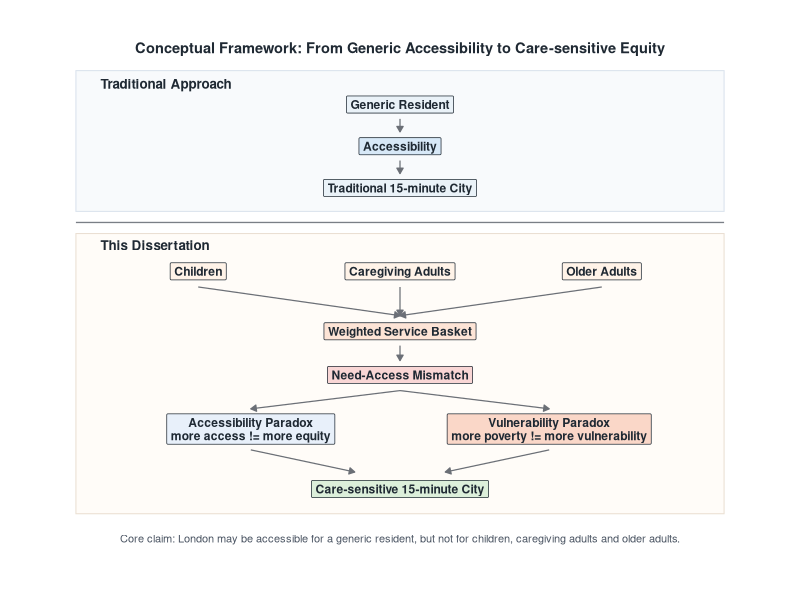
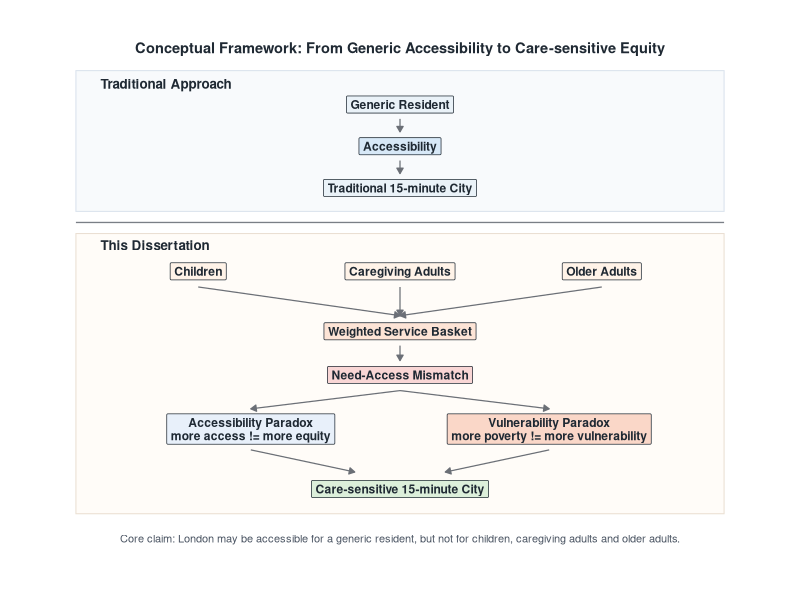

Source code (R) for these figures, in order:
library(ggplot2)

figure_dir <- file.path("figures", "publication")
dir.create(figure_dir, recursive = TRUE, showWarnings = FALSE)

box_df <- function(section, x, y, label, fill, width = 2.55, height = 0.42) {
  data.frame(
    section = section,
    x = x,
    y = y,
    label = label,
    fill = fill,
    width = width,
    height = height
  )
}

nodes <- rbind(
  box_df("traditional", 3, 6.18, "Generic Resident", "#EAF2F8", 2.25),
  box_df("traditional", 3, 5.54, "Accessibility", "#D7E8F7", 2.10),
  box_df("traditional", 3, 4.90, "Traditional 15-minute City", "#EAF2F8", 2.85),
  box_df("dissertation", 1.35, 3.62, "Children", "#FFF3E8", 1.55),
  box_df("dissertation", 3.00, 3.62, "Caregiving Adults", "#FFF3E8", 2.10),
  box_df("dissertation", 4.65, 3.62, "Older Adults", "#FFF3E8", 1.75),
  box_df("dissertation", 3.00, 2.70, "Weighted Service Basket", "#FDE4D6", 2.85),
  box_df("dissertation", 3.00, 2.03, "Need-Access Mismatch", "#F9D6D5", 2.80),
  box_df("dissertation", 1.78, 1.20, "Accessibility Paradox\nmore access != more equity", "#E8F0FA", 2.35, 0.58),
  box_df("dissertation", 4.22, 1.20, "Vulnerability Paradox\nmore poverty != more vulnerability", "#FAD7C8", 2.55, 0.58),
  box_df("dissertation", 3.00, 0.28, "Care-sensitive 15-minute City", "#DCEFDA", 3.25, 0.50)
)

arrows <- rbind(
  data.frame(x = 3, xend = 3, y = 5.96, yend = 5.76),
  data.frame(x = 3, xend = 3, y = 5.32, yend = 5.12),
  data.frame(x = c(1.35, 3, 4.65), xend = c(3, 3, 3), y = 3.38, yend = 2.94),
  data.frame(x = 3, xend = 3, y = 2.48, yend = 2.25),
  data.frame(x = c(3, 3), xend = c(1.78, 4.22), y = c(1.79, 1.79), yend = c(1.51, 1.51)),
  data.frame(x = c(1.78, 4.22), xend = c(2.63, 3.37), y = c(0.88, 0.88), yend = c(0.54, 0.54))
)

framework_fig <- ggplot() +
  annotate(
    "rect",
    xmin = 0.35,
    xmax = 5.65,
    ymin = 4.54,
    ymax = 6.70,
    fill = "#F8FAFC",
    colour = "#D9E2EC",
    linewidth = 0.35
  ) +
  annotate(
    "rect",
    xmin = 0.35,
    xmax = 5.65,
    ymin = -0.10,
    ymax = 4.20,
    fill = "#FFFCF8",
    colour = "#EADFD2",
    linewidth = 0.35
  ) +
  annotate(
    "segment",
    x = 0.35,
    xend = 5.65,
    y = 4.37,
    yend = 4.37,
    colour = "#7A7F86",
    linewidth = 0.45
  ) +
  geom_segment(
    data = arrows,
    aes(x = x, xend = xend, y = y, yend = yend),
    arrow = arrow(length = unit(0.16, "cm"), type = "closed"),
    colour = "#6B6F76",
    linewidth = 0.42
  ) +
  geom_label(
    data = nodes,
    aes(x = x, y = y, label = label, fill = fill),
    colour = "#1F2933",
    size = 3.05,
    fontface = "bold",
    lineheight = 0.92,
    label.r = unit(0.08, "lines"),
    label.padding = unit(0.28, "lines"),
    linewidth = 0.32
  ) +
  annotate(
    "text",
    x = 0.55,
    y = 6.50,
    label = "Traditional Approach",
    hjust = 0,
    fontface = "bold",
    size = 3.4,
    colour = "#1F2933"
  ) +
  annotate(
    "text",
    x = 0.55,
    y = 4.02,
    label = "This Dissertation",
    hjust = 0,
    fontface = "bold",
    size = 3.4,
    colour = "#1F2933"
  ) +
  annotate(
    "text",
    x = 3,
    y = 7.05,
    label = "Conceptual Framework: From Generic Accessibility to Care-sensitive Equity",
    fontface = "bold",
    size = 3.7,
    colour = "#1F2933"
  ) +
  annotate(
    "text",
    x = 3,
    y = -0.48,
    label = "Core claim: London may be accessible for a generic resident, but not for children, caregiving adults and older adults.",
    size = 2.8,
    colour = "#4B5563"
  ) +
  scale_fill_identity() +
  coord_cartesian(xlim = c(0.15, 5.85), ylim = c(-0.65, 7.18), clip = "off") +
  theme_void() +
  theme(
    plot.background = element_rect(fill = "white", colour = NA),
    plot.margin = margin(10, 12, 18, 12)
  )

ggsave(file.path(figure_dir, "figure0_conceptual_accessibility_paradox_framework.png"), framework_fig, width = 7.2, height = 7.2, dpi = 450)
ggsave(file.path(figure_dir, "figure0_conceptual_accessibility_paradox_framework.pdf"), framework_fig, width = 7.2, height = 7.2)

message("Saved conceptual framework figure.")
